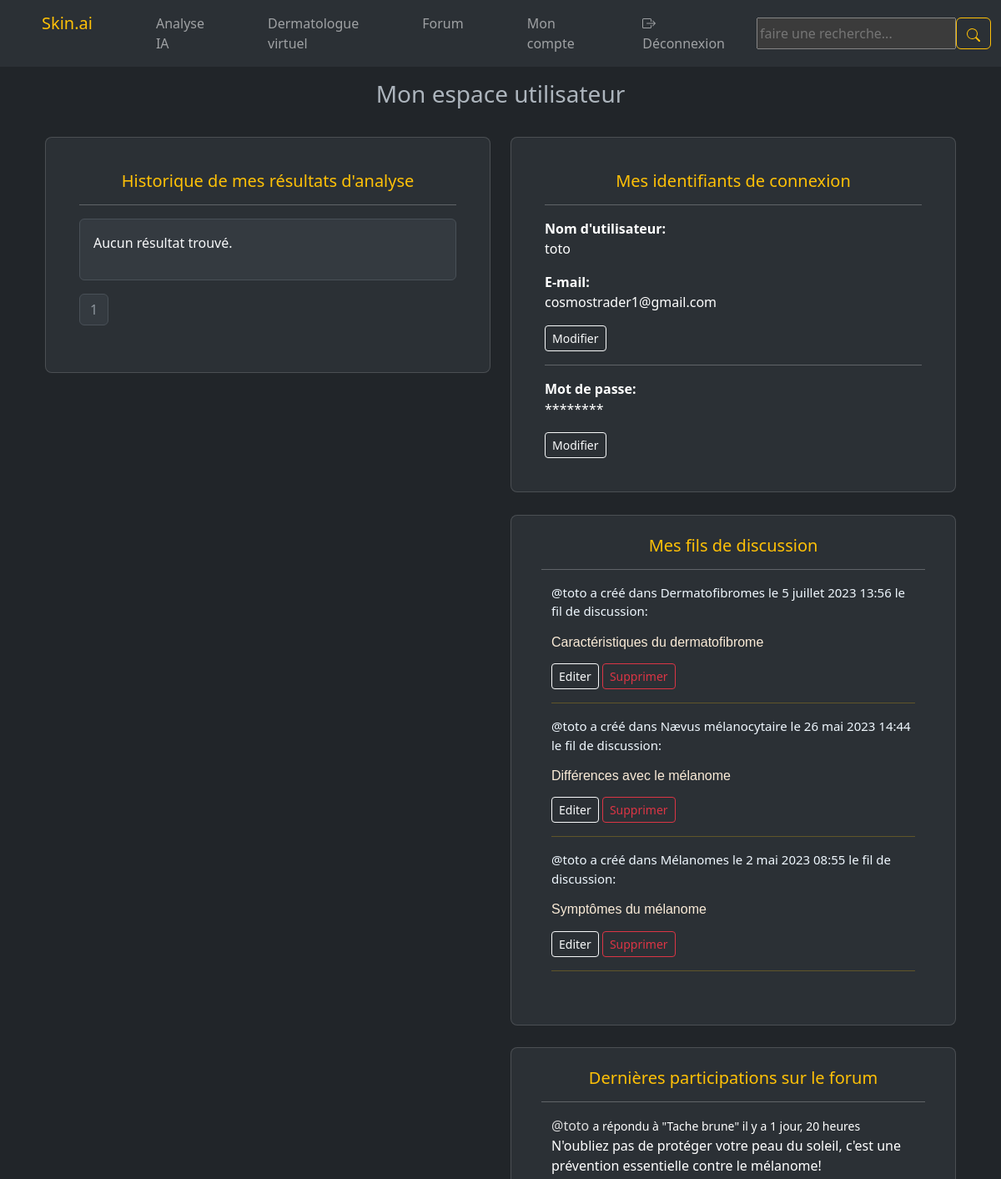
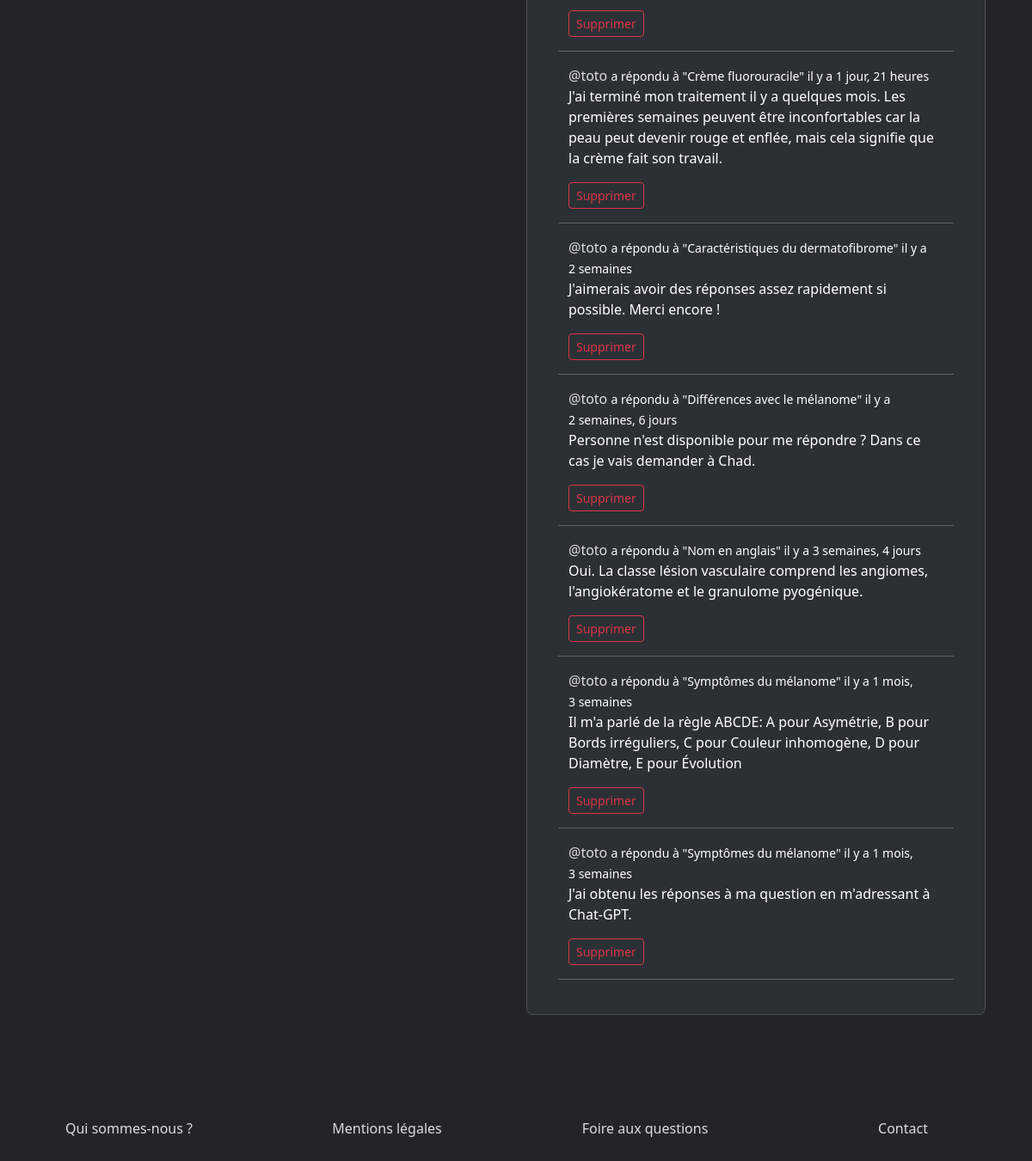
Page /profile/33/ (signed in) on the committed database (2 pictures, top to bottom).
### skin/models.py (models this page shows, shortened)
class Room(models.Model):
    host = models.ForeignKey(User, on_delete=models.SET_NULL, null=True)
    topic = models.ForeignKey(Topic, on_delete=models.SET_NULL, null=True)
    name = models.CharField(max_length=200)
    description = models.TextField(null=True, blank=True)
    participants = models.ManyToManyField(User, related_name='participants', blank=True)
    updated = models.DateTimeField(auto_now=True)
    created = models.DateTimeField(auto_now_add=True)
    class Meta:
        ordering = ['-updated','-created'] # le tiret du 6 permet de classer les messages du plus récent au plus ancien,
    def __str__(self):
        return self.name

class Topic(models.Model):
    name = models.CharField(max_length=200)

class Message(models.Model):
    user = models.ForeignKey(User, on_delete=models.CASCADE)
    room = models.ForeignKey(Room, on_delete=models.CASCADE)
    body = models.TextField()
    updated = models.DateTimeField(auto_now=True)
    created = models.DateTimeField(auto_now_add=True)
    class Meta:
        ordering = ['-updated','-created'] # le tiret du 6 permet de classer les messages du plus récent au plus ancien,
    def __str__(self):
        return self.body[0:250] # on ne récupère que les 250 premiers caractères du message

### skin/views.py (the view)
# urls.py: path('profile/<str:pk>/', views.userProfile, name='user-profile'),
def userProfile(request, pk):
    user = User.objects.get(id=pk)
    email = user.email
    password = user.password
    rooms = user.room_set.all()
    room_messages = user.message_set.all()
    topics = Topic.objects.all()
    result_history = Skin_lesion_analysis.objects.filter(user=request.user)
    paginator = Paginator(result_history, 3)  # on affiche 3 résultats par page
    page_number = request.GET.get('page')
    result_page = paginator.get_page(page_number)
    context = {'user': user, 'email': email, 'password' : password, 'rooms': rooms, 'room_messages': room_messages, 'topics': topics, 'result_page': result_page,}
    return render(request, 'skin/profile.html', context)

### skin/templates/skin/profile.html (shortened to what this page needs)
{% extends 'main.html' %}
{% block content %}
<br></br>
{% if request.user.id == user.id %}
    <div class="text-center">
        <h3>Mon espace utilisateur</h3>
    </div>
    <div class="container row" id="user_profile_main_div">
        <div class="col-md-6">
            <div class="card w-100 rounded-3 p-4" id="result_profile_page">
                <div class="card-body">
                    <center><h5 style="color: #ffc107;">Historique de mes résultats d'analyse</h5></center>
                    <hr>
                    {% for result in result_page %}
                        <div class="container alert alert-light text-center">
                            <p>Résultat d'analyse du {{ result.created }} :</p>
                            <img src="{{ result.image.url }}" alt="Image de résultat d'analyse" class="img-fluid" id="result-image">
                            <p>{{ result.body }}</p>
                        </div>
                    {% empty %}
                        <div class="container alert alert-light">
                            <p>Aucun résultat trouvé.</p>
                        </div>
                    {% endfor %}
                        <nav aria-label="Page navigation example">
                            <ul class="pagination">
                                <li class="page-item disabled"><a class="page-link" href="?page={{ result_page.number }}">{{ result_page.number }}</a></li>
                            </ul>
                        </nav>
                </div>
            </div>
        </div>
        <div class="col-md-6">
            <div class="card w-100 rounded-3 p-4" id="profile-container_1">
                <div class="card-body">
                    <center><h5 style="color: #ffc107;">Mes identifiants de connexion</h5></center>
                    <hr>
                    <div>
                        <label><b>Nom d'utilisateur:</b></label>
                        <p>{{user.username}}</p>
                        <label><b>E-mail:</b></label>
                        <p>{{user.email}}</p>
                        <a class="btn btn-outline-light btn-sm" href="{% url 'update-profile' %}">Modifier</a>
                    </div>
                    <hr>
                    <div>
                        <label><b>Mot de passe:</b></label>
                        <p>********</p>
                        <a class="btn btn-outline-light btn-sm" href="{% url 'reset_password' %}">Modifier</a>
                    </div>
                </div>
            </div>
            <div class="card w-100 rounded-3 p-4" id="profile-container_2">
                <div class="container">
                    <center><h5 style="color: #ffc107;">Mes fils de discussion</h5></center>
                    <hr>
                    {% include 'skin/feed_component.html' %}
                </div>
            </div>
            <div class="card w-100 rounded-3 p-4" id="profile-container_3">
                    {% include 'skin/activity_component.html' %}
            </div>
        </div>
    </div>
{% endif %}
{% endblock content %}

### templates/main.html (shortened to what this page needs)
{% load static %}
<!DOCTYPE html>
<html lang="en">
<head>
    <link rel="stylesheet" type="text/css" media="screen" href="{% static '/styles/style.css' %}">
    <link href="https://cdn.jsdelivr.net/npm/bootstrap@5.3.0-alpha2/dist/css/bootstrap.min.css" rel="stylesheet">
</head>
<body class="flex-wrapper" data-bs-theme="dark">
    {% include 'navbar.html' %}
    <br></br>
    {%block content%}
    {% endblock %}
    {% include 'footer.html' %}
</body>
</html>

### templates/navbar.html (shortened to what this page needs)
<nav class="navbar navbar-expand-lg fixed-top bg-body-tertiary" data-bs-theme="dark">
  <div class="container-fluid">
    <div class="collapse navbar-collapse" id="navbarSupportedContent">
      <ul class="navbar-nav me-auto mb-2 mb-lg-0">
        {% if request.user.is_authenticated %}
          <li class="nav-item">
            <a class="nav-link" href="{% url 'home' %}"><h5 class="text-warning">Skin.ai</h5></a>
          </li>
          <li class="nav-item">
            <a class="nav-link" href="{% url 'create-checkout-session' %}">Analyse IA</a>
          </li>
          <li class="nav-item">
            <a class="nav-link" href="{% url 'chatbot' %}">Dermatologue virtuel</a>
          </li>
          <li class="nav-item">
            <a class="nav-link" href="{% url 'forum' %}">Forum</a>
          </li>
          <li class="nav-item">
            <a class="nav-link" href="{% url 'user-profile' user.id %}">Mon compte</a>
          </li>
          <li class="nav-item">
            <a class="nav-link" href="{% url 'logout' %}"> Déconnexion</a>
          </li>
        {% endif %}
      </ul>
      <form class="d-flex" role="search" method="GET" action="{% url 'forum' %}">
        <input type="text" name="q" placeholder="faire une recherche..."/>
        <button class="btn btn-outline-warning" type="submit"></button>
      </form>
    </div>
  </div>
</nav>

### skin/templates/skin/feed_component.html
<div class="container">
    {% for room in rooms %}
        <div>
            <a class="a" href="{% url 'user-profile' room.host.id %}"><p class="user_name">@{{room.host.username}} a créé dans {{room.topic.name}} le {{room.created}} le fil de discussion:</p></a>
            <h6><a class="a" href="{% url 'room' room.id %}"><p class="room_title">{{room.name}}</p></h6>
            {%if request.user == room.host %}
                <a class="btn btn-outline-light btn-sm a link_style" href="{% url 'update-room' room.id %}">Editer</a>
                <a class="btn btn-outline-danger btn-sm a link_style" href="{% url 'delete-room' room.id %}">Supprimer</a>
            {% endif %}
            <hr class="hr_style">
        </div>
    {% empty %}
        <div class="container alert alert-light text-center">
            <p>Aucun résultat trouvé.</p>
        </div>
    {%endfor%}
    <br>
</div>

### skin/templates/skin/activity_component.html
<div class="container shadow-2-strong">
    <h5 class="text-center" style="color: #ffc107;">Dernières participations sur le forum</h5>
    <hr>
    {% for message in room_messages %}
        <div class="container">
            <small><a class="a" href="{% url 'user-profile' message.user.id %}">@{{message.user}}</a></small>
            <small>a répondu à "{{message.room}}" il y a {{message.created|timesince}}</small>
            <p>{{message}}</p>
            {% if request.user == message.user %}
                <a class="btn btn-outline-danger btn-sm a link_style" href="{% url 'delete-message' message.id %}">Supprimer</a>
            {% endif %}
        </div>
        <hr>
    {% empty %}
        <div class="container alert alert-light">
            <p class="text-center">Aucun résultat trouvé.</p>
        </div>
    {% endfor %}
</div>

### templates/footer.html
<footer class="text-center footer_style">
  <div class="container-fluid">
    <section class="mt-5">
      <div class="row d-flex pt-5">
          <div class="col-md-3">
            <h6 class="font-weight-bold">
              <a class="a" href="{% url 'about' %}">Qui sommes-nous ?</a>
            </h6>
          </div>
          <div class="col-md-3">
            <h6 class="font-weight-bold">
              <a class="a" href="{% url 'disclaimer' %}">Mentions légales</a>
            </h6>
          </div>
          <div class="col-md-3">
            <h6 class="font-weight-bold">
              <a class="a" href="{% url 'faq' %}">Foire aux questions</a>
            </h6>
          </div>
          <div class="col-md-3">
            <h6 class="font-weight-bold">
              <a class="a" href="{% url 'contact' %}">Contact</a>
            </h6>
          </div>
          <br><br><br><br>
      </div>
    </section>
  </div>
</footer>

### static/styles/style.css (style rules this page uses)
.flex-wrapper { display: flex; min-height: 100vh; flex-direction: column; justify-content: flex-start; }
.a { text-decoration: none; font-size: 16px; color:#dddddd; }
.user_name { font-size: 15px; color: aliceblue; }
.room_title { font-family: Verdana, Geneva, Tahoma, sans-serif; color: antiquewhite; }
.footer_style { width: 100%; text-decoration: none; margin-top: auto; font-size: large; }
.hr_style { color: #ffc107; }
.link_style { color: white; text-decoration: none; }
.navbar-nav > li { margin-left: 30px; margin-right: 30px; }
#user_profile_main_div { justify-content: center; margin-left: auto !important; margin-right: auto !important; }
#profile-container_1 { margin-top: 5%; margin-bottom: 5%; margin-left: auto !important; margin-right: auto !important; background-color: #2b3035 !important; color: white; max-width: 50rem; }
#profile-container_2 { margin-bottom: 5%; margin-left: auto !important; margin-right: auto !important; background-color: #2b3035 !important; color: white; max-width: 50rem !important; }
#profile-container_3 { margin-bottom: 5%; margin-left: auto !important; margin-right: auto !important; background-color: #2b3035 !important; color: white; max-width: 50rem !important; }
#result_profile_page { margin-top: 5%; margin-bottom: 3%; margin-left: auto !important; margin-right: auto !important; padding: 2%; background-color: #2b3035 !important; color: white; max-width: 50rem !important; }

### rows in the picture
Room: host.username "toto", topic.name "Dermatofibromes", created "5 juillet 2023 13:56", name "Caractéristiques du dermatofibrome", shows "Editer"
Room: host.username "toto", topic.name "Nævus mélanocytaire", created "26 mai 2023 14:44", name "Différences avec le mélanome", shows "Editer"
Room: host.username "toto", topic.name "Mélanomes", created "2 mai 2023 08:55", name "Symptômes du mélanome", shows "Editer"
Message: user "toto", room "Tache brune", created "1 jour, 20 heures", body "N'oubliez pas de protéger votre peau du soleil, c'est une prévention essentielle contre le mélanome!", shows "Supprimer"
Message: user "toto", room "Crème fluorouracile", created "1 jour, 21 heures", body "J'ai terminé mon traitement il y a quelques mois. Les premières semaines peuvent être inconfortables car la peau peut devenir rouge et enflée, mais cela signifie que la crème fait son travail.", shows "Supprimer"
Message: user "toto", room "Caractéristiques du dermatofibrome", created "2 semaines", body "J'aimerais avoir des réponses assez rapidement si possible. Merci encore !", shows "Supprimer"
Message: user "toto", room "Différences avec le mélanome", created "2 semaines, 6 jours", body "Personne n'est disponible pour me répondre ? Dans ce cas je vais demander à Chad.", shows "Supprimer"
Message: user "toto", room "Nom en anglais", created "3 semaines, 4 jours", body "Oui. La classe lésion vasculaire comprend les angiomes, l'angiokératome et le granulome pyogénique.", shows "Supprimer"
Message: user "toto", room "Symptômes du mélanome", created "1 mois, 3 semaines", body "Il m'a parlé de la règle ABCDE: A pour Asymétrie, B pour Bords irréguliers, C pour Couleur inhomogène, D pour Diamètre, E pour Évolution", shows "Supprimer"
Message: user "toto", room "Symptômes du mélanome", created "1 mois, 3 semaines", body "J'ai obtenu les réponses à ma question en m'adressant à Chat-GPT.", shows "Supprimer"

### other values in the picture
{{ result_page.number }} "1"
{{ user.username }} "toto"
{{ user.email }} "cosmostrader1@gmail.com"
